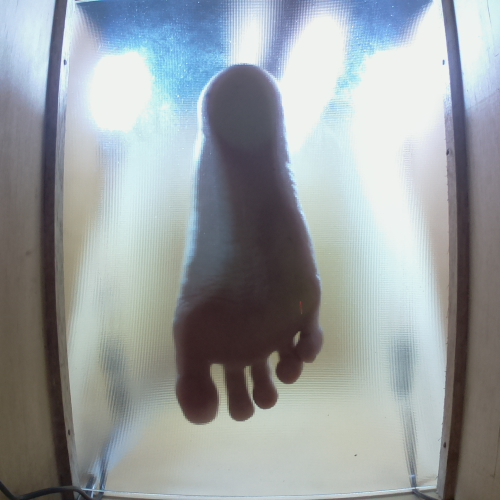
#> input picture Samples/S01 23.1.jpg, 500 x 500 px; its folder holds 4 pictures in this run
$ jupyter execute --allow-errors ModelTests.ipynb
#> lines starting #> are read from the running program, lines starting #| are printed output that depends on the picture; after the words box and inside, x2 and y2 are one past the last pixel; in counts of white or black regions, pixels touching at a corner belong together
### canny_edge_detection.py
from functools import partial, reduce

import cv2
import numpy as np
import skimage.filters as skif
from scipy import signal
from skimage.morphology import disk

from utils import show


def bilateral_filter(image):
    return cv2.bilateralFilter(image, 4, 40, 40)


def median_filter(image):
    # img_median = ndimage.median_filter(
    #     image, footprint=disk(10), mode='constant', cval=0.0)
    img_median = skif.median(image, disk(10), mode='constant', cval=0.0)
    # img_median = signal.medfilt2d(image, kernel_size=21)

    # show(img_median)

    return img_median


def calculate_gradient(image):
    horizontal_gradient = skif.sobel_h(image)
    vertical_gradient = skif.sobel_v(image)
    return horizontal_gradient, vertical_gradient


def calculate_polar_coordinates(vector):
    x, y = vector
    magnitude = (x ** 2 + y ** 2) ** (1/2)
    direction = np.arctan2(y, x)
    return magnitude, direction


def get_sub_images(image):
    sub_images = [[None] * 3 for _ in range(3)]
    cols, rows = image.shape
    for y in range(3):
        for x in range(3):
            sub_image = image[y: cols - 2 + y, x: rows - 2 + x]
            sub_images[y][x] = sub_image

    return sub_images


def discretize_angle(angle_vector):
    return (angle_vector * (4 / np.pi) + 0.5) % 8 // 1


def non_max_suppression(polar_coordinates):
    magnitude, direction = polar_coordinates
    sub_images = get_sub_images(magnitude)
    mask = np.zeros_like(magnitude, dtype=bool)
    discretized_angle = discretize_angle(direction[1:-1, 1:-1])

    NORMAL_VECTORS = [(0, 1), (0, 0), (1, 0), (0, 2)]
    for i, (y, x) in enumerate(NORMAL_VECTORS):
        is_pixel1_brighter = sub_images[1][1] > sub_images[y][x]
        is_pixel2_brighter = sub_images[1][1] > sub_images[2 - y][2 - x]
        is_retained = is_pixel1_brighter & is_pixel2_brighter
        is_oriented = (discretized_angle == i) | (discretized_angle == i + 4)
        mask[1:-1, 1:-1] |= is_oriented & is_retained

    return np.where(mask, magnitude, 0)


def apply_double_threshold(image):
    return np.digitize(image, bins=[0.025, 0.08])


def apply_hysteresis_threshold(image):
    image = skif.apply_hysteresis_threshold(image, 0.5, 1)
    image = np.where(image, 255, 0)
    return image


def compose(functions):
    return partial(reduce, lambda value, func: func(value), functions)


def detect_edges(image, low_pass_filter=median_filter):
    processing_steps = compose([
        low_pass_filter,
        calculate_gradient,
        calculate_polar_coordinates,
        non_max_suppression,
        apply_double_threshold,
        apply_hysteresis_threshold
    ])
    edge_image = processing_steps(image)

    # show(edge_image)

    return edge_image.astype(np.uint8)


def slice_image(img, *, left=0, right=0, top=0, bottom=0):
    right = right or -img.shape[0]
    bottom = bottom or -img.shape[1]
    return img[top:-bottom, left:-right]

### foot_measurement.py
import pickle
from functools import lru_cache

from cv2 import dilate, erode, findContours, minAreaRect
from skimage.morphology import disk

import config


def process_edge_image(edge_image, kernel):
    edge_image = dilate(edge_image, kernel, iterations=1)
    edge_image = erode(edge_image, kernel, iterations=1)
    return edge_image


def find_largest_closed_boundary_side_px(edge_image):
    contours, _ = findContours(edge_image, 1, 2)

    largest_rect = (0, 0)
    for contour in contours:
        (_, _), (w, h), _ = minAreaRect(contour)
        largest_rect = max(largest_rect, tuple(sorted((w, h), reverse=True)))

    return list(largest_rect)


def get_foot_dimensions_px(edge_image):
    processed_edge_image = process_edge_image(edge_image, disk(4))
    foot_dimensions = find_largest_closed_boundary_side_px(
        processed_edge_image)
    return foot_dimensions


@lru_cache
def load_model(model_source):
    with open(model_source, 'rb') as f:
        return pickle.load(f)


def convert_px_to_cm(px, model_source=config.model_file):
    reg = load_model(model_source)
    return reg.predict([px[:1]])[0][0]

### ModelTests.ipynb
[cell 1]
from pickle import dump

import numpy as np
import pandas as pd
from scipy.stats import ttest_1samp, ttest_rel
from sklearn.linear_model import LinearRegression
from sklearn.model_selection import train_test_split

import config

#> (the rest of this cell did not finish here and is left out)

[cell 2]
import os
import re

import cv2
import pandas as pd

import config
from canny_edge_detection import median_filter, detect_edges, slice_image
from foot_measurement import get_foot_dimensions_px
import matplotlib.pyplot as plt

_, axs = plt.subplots(3, 10, figsize=(24, 15))

samples_folder = 'Samples'
pattern = re.compile(r"(?P<id>\w+) (?P<cm>\d+\.\d+)")

iaxs = iter(axs.flatten())
test_idx = [0, 4, 5, 8, 9, 11, 12, 13, 15, 16, 17, 23, 24, 27, 28]
for i, (sample_file, ax) in enumerate(zip(os.listdir(samples_folder), iaxs)):
    match = pattern.search(sample_file)
    if not match:
        continue

    img = cv2.imread(f'{samples_folder}/{sample_file}', 0)
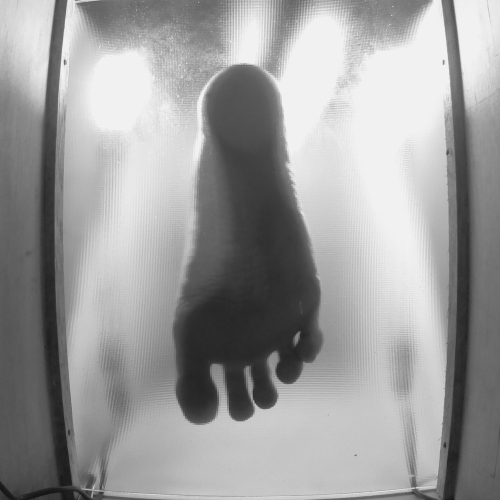
#> img: shape (500, 500); min 21, max 242, mean 156.6
    img = slice_image(img, **config.image_bounds)
#> in slice_image, `return img[top:-bottom, left:-right]`:
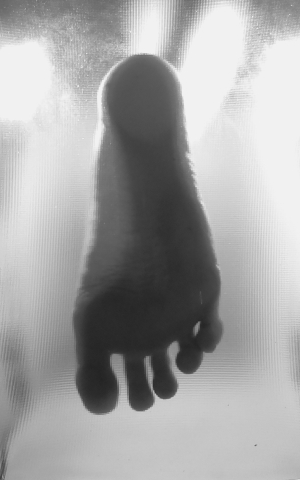
#> returned value: shape (480, 300); min 35, max 242, mean 164.3
    edge = detect_edges(img, median_filter)
#> in detect_edges, `edge_image = processing_steps(image)`:
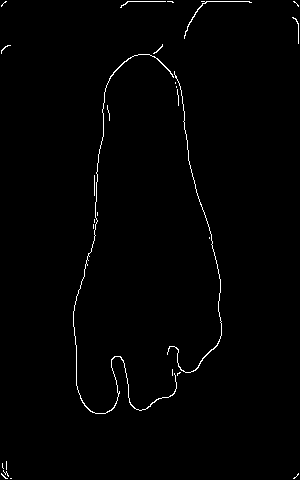
#> edge_image: shape (480, 300) int64; 1% white in thin lines or dots
#> in detect_edges, `return edge_image.astype(np.uint8)`: returned value: shape (480, 300); 1% white in thin lines or dots
    px = get_foot_dimensions_px(edge)
#> in process_edge_image, `edge_image = dilate(edge_image, kernel, iterations=1)`:
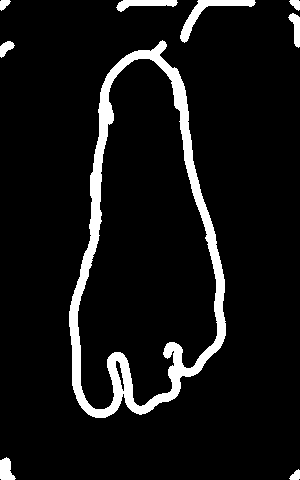
#> edge_image: shape (480, 300); 7.8% white; 9 white regions, largest, box (x1, y1, x2, y2) and area: (69, 40, 226, 418) 9296, (180, 0, 256, 43) 699, (116, 0, 178, 12) 396
#> in process_edge_image, `edge_image = erode(edge_image, kernel, iterations=1)`:
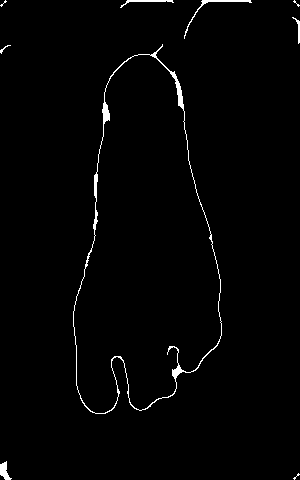
#> edge_image: shape (480, 300); 1.4% white; 9 white regions (3 under 20 px)
#> in find_largest_closed_boundary_side_px, `contours, _ = findContours(edge_image, 1, 2)`: contours = 10 contours, 4 with area under 20; largest, box (x1, y1, x2, y2) and area: (73, 44, 222, 414) 36820, (73, 54, 222, 414) 36250, (0, 461, 12, 480) 97, (184, 0, 252, 39) 83, (120, 0, 174, 8) 54, (292, 17, 300, 44) 30
#> the loop in find_largest_closed_boundary_side_px, `for contour in contours:` made 10 passes
#> (w, h, largest_rect) on passes 2 to 10: (9.42, 18.4, (18.4, 9.42)), (148.1, 358.1, (358.1, 148.1)), (12.12, 2.99, (358.1, 148.1)), (148.1, 367.5, (367.5, 148.1)), (5.92, 26.68, (367.5, 148.1)), (1.41, 7.07, (367.5, 148.1)), (76.12, 24.95, (367.5, 148.1)), (53.24, 6.39, (367.5, 148.1)), (7.07, 1.41, (367.5, 148.1))
#> (w, h) on pass 1: (7.07, 1.41)
#> in get_foot_dimensions_px, `foot_dimensions = find_largest_closed_boundary_side_px( processed_edge..`: foot_dimensions = [367.5, 148.1]
#> px = [367.5, 148.1]

    ax.imshow(edge, cmap=plt.cm.gray)
    ax.axis('off')
#     ax.set_title(f"{match.group('id')}: {match.group('cm')}cm", fontstyle='italic')
    ax.set_title(f"{match.group('cm')}cm  / {px[0]:.2f}px", color=f"{'red' if i in test_idx else 'green'}")
#> pass 2 of the loop `for i, (sample_file, ax) in enumerate(zip(os.listdir(samples_folder), ..`:
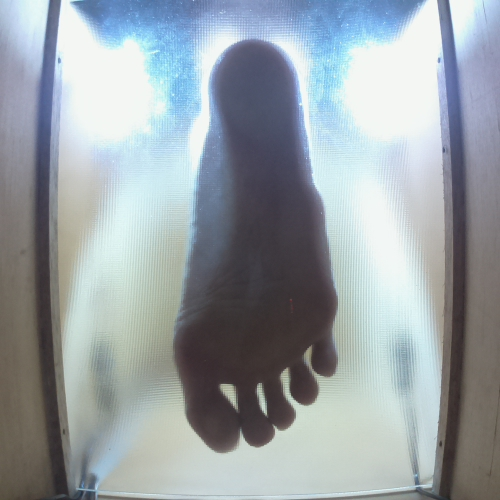
#> input picture Samples/S01 27.0.jpg, 500 x 500 px
#> in slice_image (call 2), `return img[top:-bottom, left:-right]`:
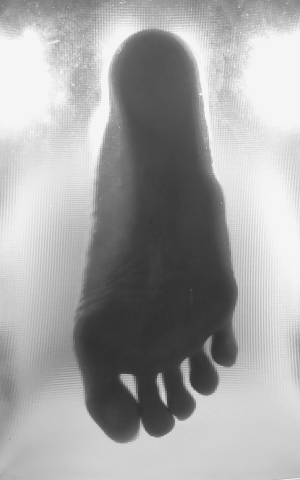
#> returned value: shape (480, 300); min 47, max 246, mean 163.6
#> in process_edge_image (call 2), `edge_image = erode(edge_image, kernel, iterations=1)`:
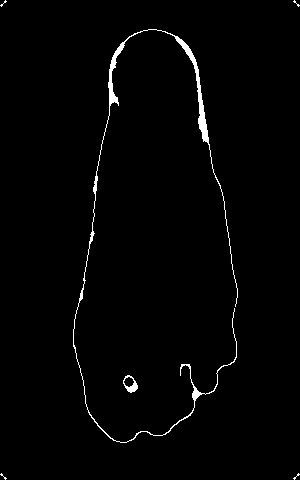
#> edge_image: shape (480, 300); 1.5% white; 6 white regions (4 under 20 px)
#> contours = 7 contours, 4 with area under 20; largest, box (x1, y1, x2, y2) and area: (73, 29, 238, 443) 970, (123, 375, 138, 393) 161, (123, 376, 135, 388) 81
#> the loop in find_largest_closed_boundary_side_px (call 2), `for contour in contours:` made 7 passes
#> (w, h, largest_rect) on passes 2, 4, 6, 7: (1.41, 7.07, (7.07, 1.41)), (11.63, 17.44, (17.44, 11.63)), (1.41, 7.07, (413.5, 163.4)), (7.07, 1.41, (413.5, 163.4))
#> `px = get_foot_dimensions_px(edge)`: px = [413.5, 163.4]
#> pass 3 of the loop `for i, (sample_file, ax) in enumerate(zip(os.listdir(samples_folder), ..`:
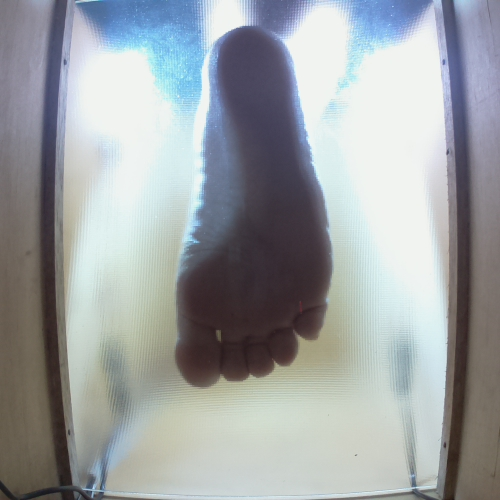
#> input picture Samples/S02 24.1.jpg, 500 x 500 px
#> in slice_image (call 3), `return img[top:-bottom, left:-right]`:
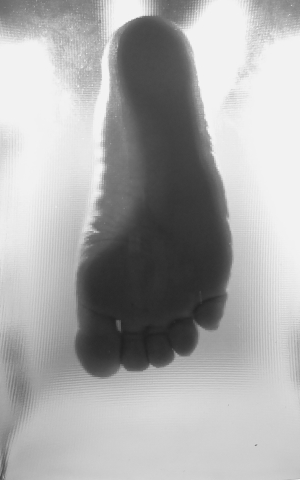
#> returned value: shape (480, 300); min 32, max 243, mean 169.3
#> in process_edge_image (call 3), `edge_image = erode(edge_image, kernel, iterations=1)`:
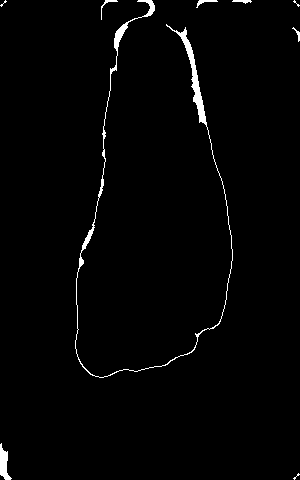
#> edge_image: shape (480, 300); 1.6% white; 9 white regions (3 under 20 px)
#> contours = 9 contours, 4 with area under 20; largest, box (x1, y1, x2, y2) and area: (75, 0, 233, 378) 985, (0, 443, 12, 480) 192, (196, 0, 218, 8) 32, (232, 0, 252, 4) 25, (101, 0, 118, 20) 20
#> `px = get_foot_dimensions_px(edge)`: px = [380.5, 151.7]
#> the loop made 4 passes; the first 3 are shown

for ax in (iaxs):
    ax.axis('off')
#> this loop made 26 passes

plt.show()
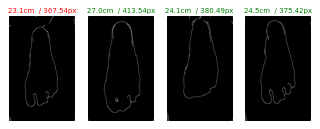
#> figure drawn by matplotlib, 4 panels

[cell 3]
import os
import re

import cv2
import pandas as pd

import config
from canny_edge_detection import median_filter, detect_edges, slice_image
from foot_measurement import get_foot_dimensions_px, convert_px_to_cm
import matplotlib.pyplot as plt

_, axs = plt.subplots(2, 6, figsize=(24, 15))

samples_folder = 'Samples'
pattern = re.compile(r"(?P<id>\w+) (?P<cm>\d+\.\d+)")

iaxs = iter(axs.flatten())
test_idx = [0, 4, 5, 8, 9, 11, 12, 13, 15, 16, 17, 23, 24, 27, 28]
#> (the rest of this cell did not finish here and is left out)

    px = get_foot_dimensions_px(edge)
#> in find_largest_closed_boundary_side_px (call 5), `contours, _ = findContours(edge_image, 1, 2)`: contours = 10 contours, 4 with area under 20; largest, box (x1, y1, x2, y2) and area: (73, 44, 222, 414) 36820, (73, 54, 222, 414) 36250, (0, 461, 12, 480) 97, (184, 0, 252, 39) 83, (120, 0, 174, 8) 54, (292, 17, 300, 44) 30
#> `px = get_foot_dimensions_px(edge)`: px = [367.5, 148.1]
    cm = convert_px_to_cm(px)

    ax.imshow(edge, cmap=plt.cm.gray)
    ax.axis('off')
#     ax.set_title(f"{match.group('id')}: {match.group('cm')}cm", fontstyle='italic')
    ax.set_title(f"{match.group('cm')}cm  / {cm:.2f}px", color=f"{'red' if i in test_idx else 'green'}")

for ax in (iaxs):
    ax.axis('off')

plt.show()

#> (a cell that did not finish here is left out)
